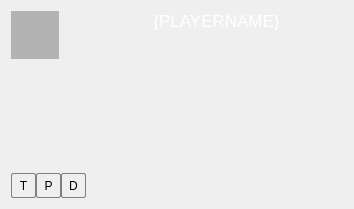
<?xml version="1.0" encoding="UTF-8"?>
<ui version="4.0">
 <class>LocalPlayerWidget</class>
 <widget class="QWidget" name="LocalPlayerWidget">
  <property name="geometry">
   <rect>
    <x>0</x>
    <y>0</y>
    <width>354</width>
    <height>209</height>
   </rect>
  </property>
  <property name="sizePolicy">
   <sizepolicy hsizetype="Preferred" vsizetype="Preferred">
    <horstretch>0</horstretch>
    <verstretch>0</verstretch>
   </sizepolicy>
  </property>
  <property name="minimumSize">
   <size>
    <width>0</width>
    <height>0</height>
   </size>
  </property>
  <property name="baseSize">
   <size>
    <width>0</width>
    <height>0</height>
   </size>
  </property>
  <property name="windowTitle">
   <string>Form</string>
  </property>
  <property name="styleSheet">
   <string notr="true">QToolButton {
	width: 20px;
	height: 20px;
	border: 1px solid gray;
	border-radius: 2px;
    background-color: qlineargradient(x1: 0, y1: 0, x2: 0, y2: 1,
                                       stop: 0 #f6f7fa, stop: 1 #dadbde);

}
QToolButton:pressed {
	background-color: qlineargradient(x1: 0, y1: 0, x2: 0, y2: 1,
                                       stop: 0 #dadbde, stop: 1 #f6f7fa);
 }

QToolButton:default {
     border-color: navy; 
}</string>
  </property>
  <layout class="QHBoxLayout" name="horizontalLayout_3">
   <property name="spacing">
    <number>4</number>
   </property>
   <item>
    <layout class="QGridLayout" name="gridLayout">
     <property name="horizontalSpacing">
      <number>4</number>
     </property>
     <property name="verticalSpacing">
      <number>0</number>
     </property>
     <item row="0" column="0">
      <layout class="QVBoxLayout" name="verticalLayout_3">
       <property name="spacing">
        <number>2</number>
       </property>
       <item>
        <widget class="QLabel" name="mp_labelAvatar">
         <property name="sizePolicy">
          <sizepolicy hsizetype="Fixed" vsizetype="Fixed">
           <horstretch>0</horstretch>
           <verstretch>0</verstretch>
          </sizepolicy>
         </property>
         <property name="minimumSize">
          <size>
           <width>48</width>
           <height>48</height>
          </size>
         </property>
         <property name="maximumSize">
          <size>
           <width>48</width>
           <height>48</height>
          </size>
         </property>
         <property name="styleSheet">
          <string notr="true">background-color: rgba(0, 0, 0, 64);
color: white;
font: oblique 7pt &quot;DejaVu Sans&quot;;</string>
         </property>
         <property name="text">
          <string/>
         </property>
         <property name="textFormat">
          <enum>Qt::LogText</enum>
         </property>
         <property name="alignment">
          <set>Qt::AlignCenter</set>
         </property>
        </widget>
       </item>
       <item>
        <widget class="client::CardWidget" name="mp_roleCardWidget" native="true"/>
       </item>
       <item>
        <spacer name="verticalSpacer_2">
         <property name="orientation">
          <enum>Qt::Vertical</enum>
         </property>
         <property name="sizeHint" stdset="0">
          <size>
           <width>20</width>
           <height>0</height>
          </size>
         </property>
        </spacer>
       </item>
      </layout>
     </item>
     <item row="0" column="1">
      <layout class="QVBoxLayout" name="verticalLayout_2">
       <item>
        <widget class="client::PlayerCharacterWidget" name="mp_characterWidget" native="true"/>
       </item>
       <item>
        <spacer name="verticalSpacer_3">
         <property name="orientation">
          <enum>Qt::Vertical</enum>
         </property>
         <property name="sizeHint" stdset="0">
          <size>
           <width>20</width>
           <height>0</height>
          </size>
         </property>
        </spacer>
       </item>
      </layout>
     </item>
     <item row="1" column="0" colspan="2">
      <layout class="QHBoxLayout" name="horizontalLayout_2">
       <item>
        <widget class="QToolButton" name="mp_buttonEndTurn">
         <property name="toolTip">
          <string>Turn</string>
         </property>
         <property name="styleSheet">
          <string/>
         </property>
         <property name="text">
          <string>T</string>
         </property>
        </widget>
       </item>
       <item>
        <widget class="QToolButton" name="mp_buttonPass">
         <property name="toolTip">
          <string>Pass</string>
         </property>
         <property name="text">
          <string>P</string>
         </property>
        </widget>
       </item>
       <item>
        <widget class="QToolButton" name="mp_buttonDiscard">
         <property name="toolTip">
          <string>Discard</string>
         </property>
         <property name="text">
          <string>D</string>
         </property>
         <property name="checkable">
          <bool>true</bool>
         </property>
        </widget>
       </item>
      </layout>
     </item>
    </layout>
   </item>
   <item>
    <layout class="QVBoxLayout" name="verticalLayout">
     <item>
      <layout class="QHBoxLayout" name="horizontalLayout">
       <property name="spacing">
        <number>0</number>
       </property>
       <item>
        <widget class="QLabel" name="mp_labelPlayerName">
         <property name="sizePolicy">
          <sizepolicy hsizetype="Expanding" vsizetype="Fixed">
           <horstretch>0</horstretch>
           <verstretch>0</verstretch>
          </sizepolicy>
         </property>
         <property name="font">
          <font>
           <pointsize>13</pointsize>
          </font>
         </property>
         <property name="styleSheet">
          <string notr="true">color: white;</string>
         </property>
         <property name="frameShape">
          <enum>QFrame::NoFrame</enum>
         </property>
         <property name="text">
          <string>{PLAYERNAME}</string>
         </property>
         <property name="scaledContents">
          <bool>false</bool>
         </property>
         <property name="alignment">
          <set>Qt::AlignHCenter|Qt::AlignTop</set>
         </property>
        </widget>
       </item>
      </layout>
     </item>
     <item>
      <spacer name="verticalSpacer">
       <property name="orientation">
        <enum>Qt::Vertical</enum>
       </property>
       <property name="sizeHint" stdset="0">
        <size>
         <width>20</width>
         <height>0</height>
        </size>
       </property>
      </spacer>
     </item>
     <item>
      <widget class="client::CardList" name="mp_table" native="true">
       <property name="sizePolicy">
        <sizepolicy hsizetype="Expanding" vsizetype="Fixed">
         <horstretch>0</horstretch>
         <verstretch>0</verstretch>
        </sizepolicy>
       </property>
       <property name="minimumSize">
        <size>
         <width>0</width>
         <height>75</height>
        </size>
       </property>
      </widget>
     </item>
     <item>
      <widget class="client::CardList" name="mp_hand" native="true">
       <property name="sizePolicy">
        <sizepolicy hsizetype="Expanding" vsizetype="Fixed">
         <horstretch>0</horstretch>
         <verstretch>0</verstretch>
        </sizepolicy>
       </property>
       <property name="minimumSize">
        <size>
         <width>0</width>
         <height>75</height>
        </size>
       </property>
      </widget>
     </item>
    </layout>
   </item>
  </layout>
 </widget>
 <customwidgets>
  <customwidget>
   <class>client::PlayerCharacterWidget</class>
   <extends>QWidget</extends>
   <header>playercharacterwidget.h</header>
   <container>1</container>
  </customwidget>
  <customwidget>
   <class>client::CardList</class>
   <extends>QWidget</extends>
   <header>cardlist.h</header>
   <container>1</container>
  </customwidget>
  <customwidget>
   <class>client::CardWidget</class>
   <extends>QWidget</extends>
   <header>cardwidget.h</header>
   <container>1</container>
  </customwidget>
 </customwidgets>
 <resources/>
 <connections/>
</ui>
